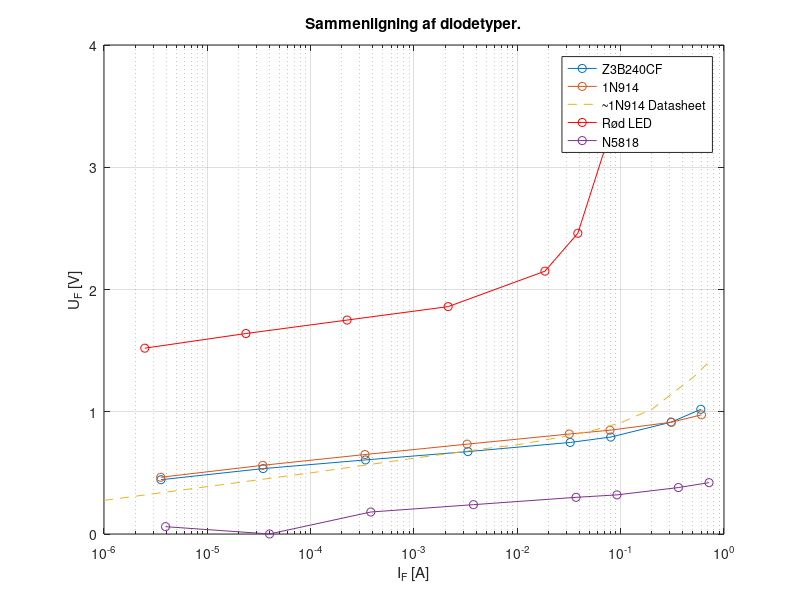

Write the MATLAB code that produced this figure. (Note: this script raises an error after producing the figure.)
clear
format short eng

VCC = 4.0

%% Loading Data
ZenerMeas = [...
            5, 1.02; ...
            10, 915e-3; ...
            40, 793e-3; ...
            100, 749e-3; ...
            1e3, 674e-3; ...
            10e3, 606e-3; ...
            100e3, 535e-3; ...
            1e6, 444e-3; ...
            ]
ZenerVoltageMeasure = ZenerMeas(:, 2);
ZenerCurrentMeasure = (VCC - ZenerMeas(:, 2)) ./ ZenerMeas(:, 1);

N914Measurements = [...
                    5, 0.975; ...
                    10, 0.914; ...
                    40, 0.849; ...
                    100, 0.818; ...
                    1e3, 0.735; ...
                    10e3, 0.650; ...
                    100e3, 0.562; ...
                    1e6, 0.464; ...
                    ]
N914VoltageMeasure = N914Measurements(:, 2);
N914CurrentMeasure = (VCC - N914Measurements(:, 2)) ./ N914Measurements(:, 1);

N914DATASHEETMeasurements = [...
                            1e-6, 0.275; ...
                            100e-6, 0.5; ...
                            1e-3, 0.620; ...
                            5e-3, 0.700; ...
                            10e-3, 0.730; ...
                            30e-3, 0.800; ...
                            50e-3, 0.840; ...
                            100e-3, 0.910; ...
                            200e-3, 1.020; ...
                            500e-3, 1.280; ...
                            700e-3, 1.400; ...
                            ]
N914DATASHEETVoltageMeasure = N914DATASHEETMeasurements(:, 2);
N914DATASHEETCurrentMeasure = N914DATASHEETMeasurements(:, 1);

RedLEDMeas = [...
            5, 3.60; ...
            10, 3.24; ...
            40, 2.46; ...
            100, 2.15; ...
            1e3, 1.86; ...
            10e3, 1.75; ...
            100e3, 1.64; ...
            1e6, 1.52; ...
            ]
LEDVoltageMeasure = RedLEDMeas(:, 2);
LEDCurrentMeasure = (VCC - RedLEDMeas(:, 2)) ./ RedLEDMeas(:, 1);

N5818Meas = [...
            5, 420e-3; ...
            10, 380e-3; ...
            40, 320e-3; ...
            100, 300e-3; ...
            1e3, 240e-3; ...
            10e3, 180e-3; ...
            100e3, 200e-6; ...
            1e6, 60e-3; ...
            ]
VoltageMeasure = N5818Meas(:, 2);
N5818Current = (VCC - N5818Meas(:, 2)) ./ N5818Meas(:, 1);


%% Compare plot
figure(1); clf;
semilogx(...
    ZenerCurrentMeasure, ...
    ZenerMeas(:, 2), ...
    '-o', 'DisplayName', 'Z3B240CF')
hold

semilogx(...
    N914CurrentMeasure, ...
    N914Measurements(:, 2), ...
    '-o', 'DisplayName', '1N914')

semilogx(...
    N914DATASHEETCurrentMeasure, ...
    N914DATASHEETMeasurements(:, 2), ...
    '--', 'DisplayName', '~1N914 Datasheet')

semilogx(...
    LEDCurrentMeasure, ...
    RedLEDMeas(:, 2), ...
    '-or', 'DisplayName', 'Rød LED')

semilogx(...
    N5818Current, ...
    N5818Meas(:, 2), ...
    '-o', 'DisplayName', 'N5818')
ylabel('U_F [V]')
xlabel('I_{F} [A]');
title('Sammenligning af diodetyper.')
grid
hold off
legend('location','best');
figsave('DiodeComparison')



figure(2); clf;
semilogx(...
N914CurrentMeasure, ...
N914Measurements(:, 2), ...
    '-o', 'DisplayName', '1N914')
    hold
    semilogx(...
    N914DATASHEETCurrentMeasure, ...
    N914DATASHEETMeasurements(:, 2), ...
    '--', 'DisplayName', '~1N914 Datasheet')
    ylabel('U_F [V]')
    xlabel('I_{F} [A]');
grid
hold off
legend('location','best');
figsave('1N914Compare')
